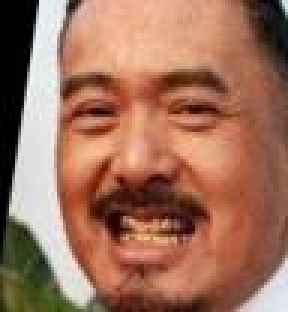
%> input picture zhou_t_crop.jpg, 96 x 104 px (shown 3 times larger)
$ octave generate_zhou.m   (GNU Octave 9; MATLAB toolbox functions it lacks are replaced by stand-ins)
%> lines starting %> are read from the running program, lines starting %| are printed output that depends on the picture
### map2jpg.m
function [img] = map2jpg(imgmap, range, colorMap)
imgmap = double(imgmap);
if(~exist('range', 'var') || isempty(range)), range = [min(imgmap(:)) max(imgmap(:))]; end

heatmap_gray = mat2gray(imgmap, range);
heatmap_x = gray2ind(heatmap_gray, 256);
heatmap_x(isnan(imgmap)) = 0;

if(~exist('colorMap', 'var'))
    img = ind2rgb(heatmap_x, jet(256));
else
    img = ind2rgb(heatmap_x, eval([colorMap '(256)']));
end

### generate_zhou.m
% generate dicriminative images using features
clear;clc;
load('zhou_dis.mat');
load('zhou_disorig.mat');
img1=imread('zhou_t_crop.jpg');
%> img1 is the input picture: size 104x96x3 uint8; mean R, G, B 159.5, 112.9, 91.6
img2=imread('zhou_f_crop.jpg');
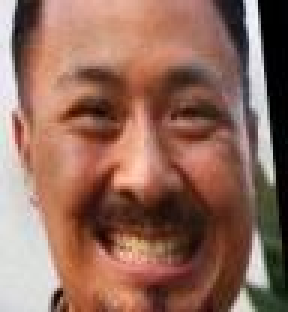
%> input picture zhou_f_crop.jpg, 96 x 104 px (shown 3 times larger)
%> img2 is the input picture: size 104x96x3 uint8; mean R, G, B 146, 106.3, 91.6
disAB=disnew-cos_sim;
AB = zeros(size(img1,1),size(img1,2));
k=0;
stride1 = 1;
stride2 = 1;
kernel_h = 8;
kernel_w = 8;
for i = 1:stride1:(size(img1,1) - kernel_h + 1)
    for j = 1:stride2:(size(img1,2) - kernel_w + 1)
        k=k+1;
        AB(i: i + kernel_h - 1, j: j + kernel_w - 1) =  AB(i: i + kernel_h - 1, j: j + kernel_w - 1) +disAB(k);
    end
end
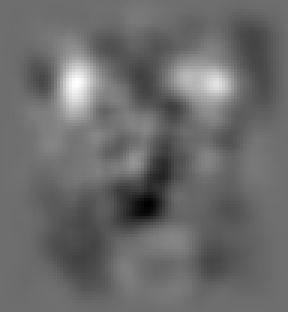
%> AB: size 104x96 double (shown 3 times larger); min -3.59, max 4.68, mean -0.118; drawn with min black and max white
%> after the loop, k = 8633
rangee=[0 2.9530];
AB(AB<0)=0;


AB = map2jpg(AB,rangee, 'jet');
%> in map2jpg, `heatmap_x(isnan(imgmap)) = 0;`:
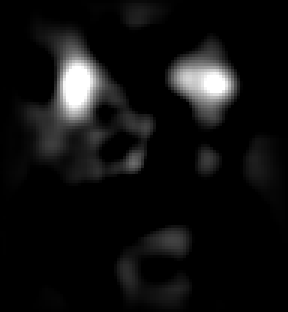
%> heatmap_x: size 104x96 uint8 (shown 3 times larger); min 0, max 255, mean 16.6
curABMap1 = im2double(img1)*0.5+AB*0.5;
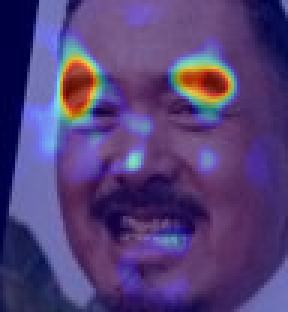
%> curABMap1: size 104x96x3 double (shown 3 times larger); mean R, G, B 0.33, 0.25, 0.471
curABMap2 = im2double(img2)*0.5+AB*0.5;
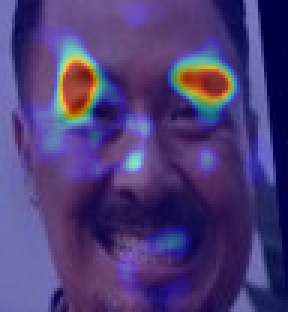
%> curABMap2: size 104x96x3 double (shown 3 times larger); mean R, G, B 0.303, 0.237, 0.471
peopleres = [];
curResult = [im2double(img1) ones(size(img1,1),10,3) curABMap1];
peopleres = [peopleres; curResult; ones(10,size(curResult,2),3)];
curResult = [im2double(img2) ones(size(img2,1),10,3) curABMap2];
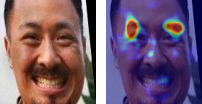
%> curResult: size 104x202x3 double; mean R, G, B 0.465, 0.36, 0.444
peopleres = [peopleres; curResult;];
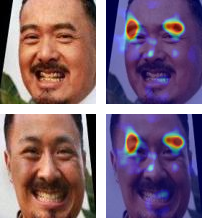
%> peopleres: size 218x202x3 double; mean R, G, B 0.508, 0.398, 0.47
imshow(peopleres);drawnow;
imwrite(peopleres,['zhou.jpg']);
